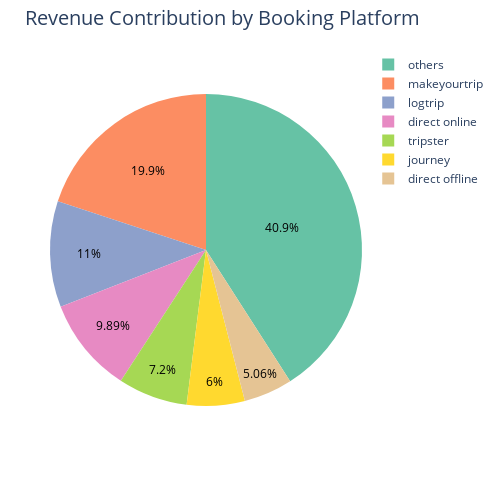

Source (notebook cell):
### Markdown cell above
***Which platforms contribute most to revenue, guiding marketing and partnership efforts?***

### Code cell
platform_revenue = df_bookings_all.groupby('booking_platform')['revenue_realized'].sum().reset_index()
palette = sns.color_palette('Set2').as_hex()
fig = px.pie(
    platform_revenue, 
    values='revenue_realized', 
    names='booking_platform', 
    title='Revenue Contribution by Booking Platform',
    color_discrete_sequence=palette,
     hole=0, 
)

fig.update_traces(textfont_color='black')

fig.update_layout(
    width=500, 
    height=500,   
    margin=dict(t=50, b=50, l=50, r=50), 
    title_font_size=20,
)

fig.show()

### Figure 1 — Plotly figure (JSON) as saved in the notebook; plotly's stock layout.template omitted (floating-point values rounded to 4 significant figures)
{"data": [{"domain": {"x": [0, 1], "y": [0, 1]}, "hole": 0, "hovertemplate": "booking_platform=%{label}<br>revenue_realized=%{value}<extra></extra>", "labels": ["direct offline", "direct online", "journey", "logtrip", "makeyourtrip", "others", "tripster"], "legendgroup": "", "name": "", "showlegend": true, "textfont": {"color": "black"}, "type": "pie", "values": [86374933, 168948637, 102531334, 187494028, 340814104, 699306762, 123066801]}], "layout": {"height": 500, "legend": {"tracegroupgap": 0}, "margin": {"b": 50, "l": 50, "r": 50, "t": 50}, "piecolorway": ["#66c2a5", "#fc8d62", "#8da0cb", "#e78ac3", "#a6d854", "#ffd92f", "#e5c494", "#b3b3b3"], "title": {"font": {"size": 20}, "text": "Revenue Contribution by Booking Platform"}, "width": 500}}
